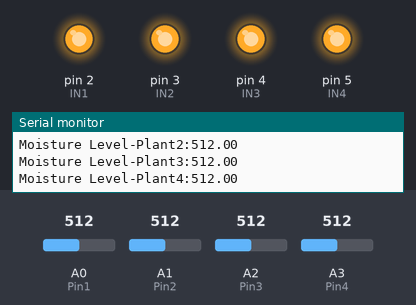
Bench run of a sketch on a simulated Arduino Uno, built with avr-gcc and run on an emulated ATmega328P. Shown: output pins drawn as LEDs (lit = HIGH), the last lines printed to the serial monitor. Inputs (shaded band) come from the test bench; at power-on: A0 (Pin1) = 512, A1 (Pin2) = 512, A2 (Pin3) = 512, A3 (Pin4) = 512.

Above: at 1.7 s.
1.8 s: A0 (Pin1) set to 732
3.8 s: A0 (Pin1) set to 759
At 5.6 s:
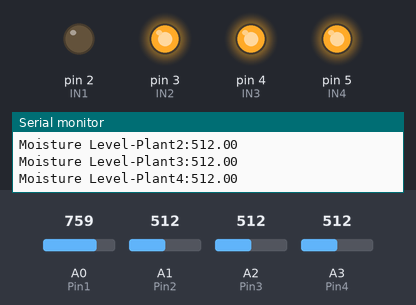
6.2 s: A1 (Pin2) set to 734
8.0 s: A1 (Pin2) set to 761
At 10.1 s:
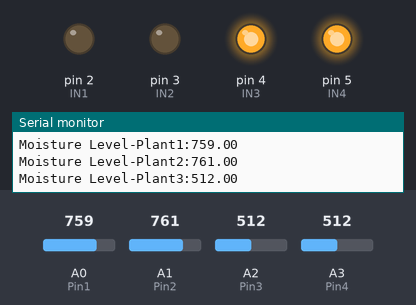
10.4 s: A2 (Pin3) set to 734
12.3 s: A2 (Pin3) set to 765
At 14.5 s:
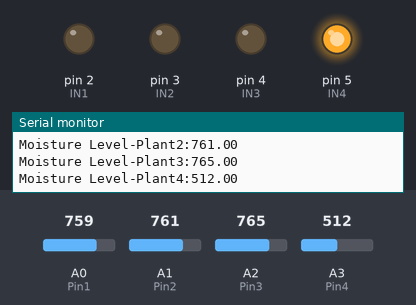
Timing chart, 0 to 15.7 s (numbered marks = the images above; inputs shaded):
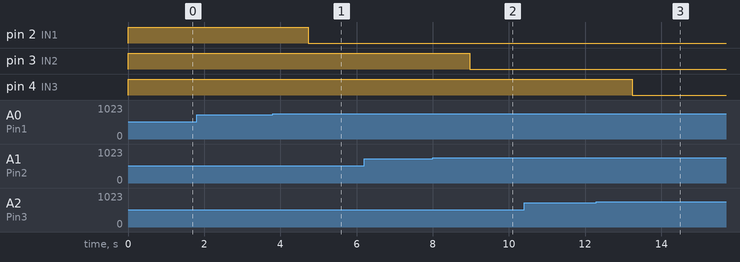

The sketch:

4-channel-watering-system-version-1.ino
```cpp
/* 4-channel plant watering System - Version 1.0
   This system will measure the moisture content
   of the soil for 4 individual plants and water
   them as needed.

   Modified by: Philippe H. Petot - 010722

   Research moisture level for the various plants 1-4 for best performance

   Future upgrades: 1. Add LCD screen for visual readings
                    2. Add LED indicators for each plant
                    3. Add Water level indicator for water supply
*/

// Variable assignment
int IN1 = 2;
int IN2 = 3;
int IN3 = 4;
int IN4 = 5;

//Pin assignment
int Pin1 = A0;
int Pin2 = A1;
int Pin3 = A2;
int Pin4 = A3;

//Starting Values
float value1 = 0;
float value2 = 0;
float value3 = 0;
float value4 = 0;

void setup() {
  Serial.begin(9600);
  pinMode(IN1, OUTPUT);
  pinMode(IN2, OUTPUT);
  pinMode(IN3, OUTPUT);
  pinMode(IN4, OUTPUT);

  pinMode(Pin1, INPUT);
  pinMode(Pin2, INPUT);
  pinMode(Pin3, INPUT);
  pinMode(Pin4, INPUT);

  digitalWrite(IN1, HIGH);
  digitalWrite(IN2, HIGH);
  digitalWrite(IN3, HIGH);
  digitalWrite(IN4, HIGH);
  delay(500);
}
void loop() {

  Serial.print("Moisture Level-Plant1:");  //Plant 1
  value1 = analogRead(Pin1);
  Serial.println(value1);
  if(value1>750)                    //Initial threshold level set to 750
  {
      digitalWrite(IN1, LOW);
  }
  else
  {
    digitalWrite(IN1, HIGH);
    }

  Serial.print("Moisture Level-Plant2:");  //Plant 2
  value2 = analogRead(Pin2);
  Serial.println(value2);
  if(value2>750)
  {
      digitalWrite(IN2, LOW);
  }
  else
  {
    digitalWrite(IN2, HIGH);
    }

  Serial.print("Moisture Level-Plant3:");  //Plant 3
  value3 = analogRead(Pin3);
  Serial.println(value3);
  if(value3>750)
  {
      digitalWrite(IN3, LOW);
  }
  else
  {
    digitalWrite(IN3, HIGH);
    }

  Serial.print("Moisture Level-Plant4:");  //Plant 4
  value4 = analogRead(Pin4);
  Serial.println(value4);
  if(value4>750)
  {
      digitalWrite(IN4, LOW);
  }
  else
  {
    digitalWrite(IN4, HIGH);
    }
    Serial.println();
  delay(1000);
}
```

Measured:
- the behaviour switches between 750 and 751 on A0 (Pin1) (found by bisection; images 0 and 1)
- the behaviour switches between 750 and 751 on A1 (Pin2) (found by bisection; images 1 and 2)
- the behaviour switches between 750 and 751 on A2 (Pin3) (found by bisection; images 2 and 3)
- after the input at 3.8 s, pin 2 (IN1): HIGH → LOW after 0.94 s
- after the input at 8.0 s, pin 3 (IN2): HIGH → LOW after 0.98 s
- after the input at 12.3 s, pin 4 (IN3): HIGH → LOW after 0.94 s
